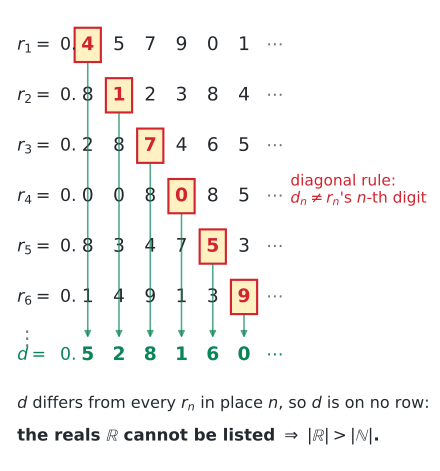

Source code (Python):
#!/usr/bin/env python3
"""Static figure for 01강 3기 01강 — Cantor's diagonal argument (lecture §11):
why the reals cannot be listed (번호 매기기) the way N, Z, Q can. We lay out a
hypothetical enumeration r_1, r_2, ... of reals in [0,1], highlight the diagonal
digits, and build a new number d that differs from r_n in the n-th place — so d
is not on the list. Renders next to itself as an SVG embedded by the note.

Reproduce:  uv run --with matplotlib --with numpy python cantor-diagonal-03-season-01-11.py
"""
from pathlib import Path
import numpy as np
import matplotlib.pyplot as plt
from matplotlib.patches import Rectangle

OUT = Path(__file__).with_suffix(".svg")

# A hypothetical enumeration of reals in [0,1] by their decimal digits.
# Row i = r_i, column j = j-th digit after the point.
N = 6
rng = np.random.default_rng(1)
digits = rng.integers(0, 10, size=(N, N))
# pin the diagonal to a readable set of values
diag = np.array([4, 1, 7, 0, 5, 9])
for i in range(N):
    digits[i, i] = diag[i]

# diagonal rule: new digit d_i = diagonal digit + 1 (mod 10) -> differs in place i
new = (diag + 1) % 10

BLUE, RED, GREEN, GREY, INK = "#1f6feb", "#d1242f", "#0b8457", "#6e7781", "#24292f"

fig, ax = plt.subplots(figsize=(6.6, 5.0))

x0, dx = 1.55, 0.62          # first digit column x, column spacing
y_top, dy = N - 0.0, 1.0     # first row y, row spacing


def cell_xy(i, j):
    return x0 + j * dx, y_top - i * dy


# row labels  r_1 ... r_N  and the leading "0."
for i in range(N):
    _, y = cell_xy(i, 0)
    ax.text(0.15, y, rf"$r_{{{i+1}}}=$", fontsize=13, color=INK, va="center")
    ax.text(x0 - 0.55, y, "0.", fontsize=13, color=INK, va="center")
    for j in range(N):
        x, _ = cell_xy(i, j)
        if i == j:  # diagonal digit gets a highlight box
            ax.add_patch(Rectangle((x - 0.26, y - 0.34), 0.52, 0.68,
                                   facecolor="#fff1c2", edgecolor=RED,
                                   lw=1.6, zorder=1))
        col = RED if i == j else INK
        wt = "bold" if i == j else "normal"
        ax.text(x, y, str(digits[i, j]), fontsize=14, color=col,
                ha="center", va="center", weight=wt, zorder=2)
    # trailing ellipsis
    ax.text(x0 + N * dx - 0.18, y, r"$\cdots$", fontsize=13, color=GREY, va="center")

ax.text(0.15, y_top - N * dy + 0.05, r"$\vdots$", fontsize=15, color=GREY, ha="left")

# the constructed number d, one row below the table
yd = y_top - N * dy - 0.15
ax.text(0.15, yd, r"$d=$", fontsize=13, color=GREEN, va="center")
ax.text(x0 - 0.55, yd, "0.", fontsize=13, color=GREEN, va="center")
for j in range(N):
    x, _ = cell_xy(0, j)
    ax.text(x, yd, str(new[j]), fontsize=14, color=GREEN, ha="center",
            va="center", weight="bold")
ax.text(x0 + N * dx - 0.18, yd, r"$\cdots$", fontsize=13, color=GREEN, va="center")

# arrows: each new digit differs from the boxed diagonal digit above it
for j in range(N):
    x, ytop = cell_xy(j, j)
    ax.annotate("", xy=(x, yd + 0.34), xytext=(x, ytop - 0.36),
                arrowprops=dict(arrowstyle="-|>", color=GREEN, lw=1.2,
                                shrinkA=0, shrinkB=0, alpha=0.7))

# captions / the rule
ax.text(x0 + N * dx + 0.30, (y_top + yd) / 2 + 0.2,
        "diagonal rule:\n" r"$d_n \neq r_n$'s $n$-th digit",
        fontsize=11.5, color=RED, va="center")
ax.text(0.15, yd - 1.05,
        r"$d$ differs from every $r_n$ in place $n$, so $d$ is on no row:",
        fontsize=12, color=INK)
ax.text(0.15, yd - 1.70,
        r"the reals $\mathbb{R}$ cannot be listed $\Rightarrow\ |\mathbb{R}| > |\mathbb{N}|$.",
        fontsize=12.5, color=INK, weight="bold")

ax.set_xlim(0, x0 + N * dx + 2.5)
ax.set_ylim(yd - 2.1, y_top + 0.7)
ax.set_aspect("equal")
ax.set_xticks([]); ax.set_yticks([])
for s in ax.spines.values():
    s.set_visible(False)
fig.tight_layout()
fig.savefig(OUT, format="svg", bbox_inches="tight")
print(f"wrote {OUT}  (diagonal={diag.tolist()}, d={new.tolist()})")
